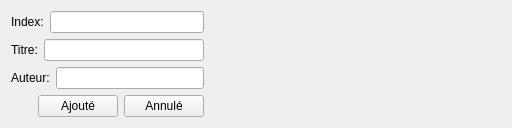
          <widget class="QWidget" name="addBook">
           <attribute name="title">
            <string>Ajouter un livre</string>
           </attribute>
           <layout class="QGridLayout" name="gridLayout_20">
            <item row="0" column="0">
             <layout class="QGridLayout" name="gridLayout_19">
              <item row="0" column="0">
               <layout class="QHBoxLayout" name="horizontalLayout_14">
                <item>
                 <widget class="QLabel" name="label_11">
                  <property name="text">
                   <string>Index:</string>
                  </property>
                 </widget>
                </item>
                <item>
                 <widget class="QLineEdit" name="indexAddBook">
                  <property name="inputMethodHints">
                   <set>Qt::ImhDigitsOnly</set>
                  </property>
                  <property name="readOnly">
                   <bool>false</bool>
                  </property>
                 </widget>
                </item>
               </layout>
              </item>
              <item row="1" column="0">
               <layout class="QHBoxLayout" name="horizontalLayout_15">
                <item>
                 <widget class="QLabel" name="label_12">
                  <property name="text">
                   <string>Titre:</string>
                  </property>
                 </widget>
                </item>
                <item>
                 <widget class="QLineEdit" name="titleAddBook"/>
                </item>
               </layout>
              </item>
              <item row="2" column="0">
               <layout class="QHBoxLayout" name="horizontalLayout_16">
                <item>
                 <widget class="QLabel" name="label_13">
                  <property name="text">
                   <string>Auteur:</string>
                  </property>
                 </widget>
                </item>
                <item>
                 <widget class="QLineEdit" name="authorAddBook"/>
                </item>
               </layout>
              </item>
              <item row="3" column="0">
               <layout class="QHBoxLayout" name="horizontalLayout_17">
                <item>
                 <spacer name="horizontalSpacer_4">
                  <property name="orientation">
                   <enum>Qt::Horizontal</enum>
                  </property>
                  <property name="sizeHint" stdset="0">
                   <size>
                    <width>27</width>
                    <height>20</height>
                   </size>
                  </property>
                 </spacer>
                </item>
                <item>
                 <widget class="QPushButton" name="addBookPB">
                  <property name="text">
                   <string>Ajouté</string>
                  </property>
                 </widget>
                </item>
                <item>
                 <widget class="QPushButton" name="cancelAddBookPB">
                  <property name="text">
                   <string>Annulé</string>
                  </property>
                 </widget>
                </item>
               </layout>
              </item>
             </layout>
            </item>
            <item row="0" column="1">
             <spacer name="horizontalSpacer_11">
              <property name="orientation">
               <enum>Qt::Horizontal</enum>
              </property>
              <property name="sizeHint" stdset="0">
               <size>
                <width>297</width>
                <height>20</height>
               </size>
              </property>
             </spacer>
            </item>
           </layout>
          </widget>
